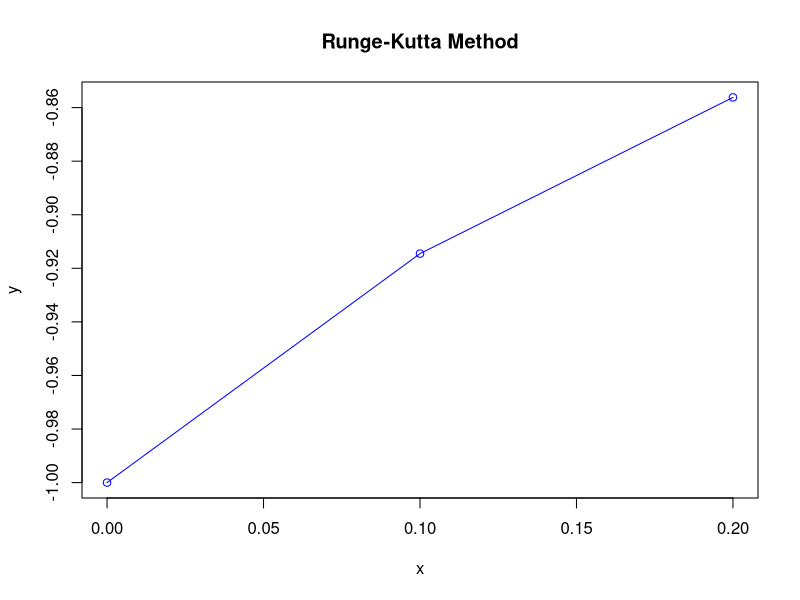

This figure's R source:

f = function(x,y){-2*x-y}
h = 0.1; x0 = 0; y0 = -1
k1 = h*f(x0,y0); k2 = h*f(x0 + 0.5*h, y0 + 0.5*k1)
k3 = h*f(x0 + 0.5*h, y0 + 0.5*k2); k4 = h*f(x0 + h, y0 + k3)
y1 = y0 + (1/6)*(k1 + 2*k2 + 2*k3 + k4)
data.frame(k1,k2,k3,k4,y1)

f = function(x,y){-2*x-y}
h = 0.1; x1 = 0.1; y1 = -0.9145125
k1 = h*f(x1, y1); k2 = h*f(x1 + 0.5*h, y1 + 0.5*k1)
k3 = h*f(x1 + 0.5*h, y1 + 0.5*k2); k4 = h*f(x1 + h, y1 + k3)
y2 = y1 + (1/6)*(k1 + 2*k2 + 2*k3 + k4)
data.frame(k1,k2,k3,k4,y2)



runge_kutta = function(f,x0,y0,xend,h){
  x_vals = seq(x0, xend, by = h)
  y_vals = numeric(length(x_vals))
  y_vals[1] = y0
  
  for (i in 1:(length(x_vals) - 1)) {
    k1 = h*f(x_vals[i], y_vals[i])
    k2 = h*f(x_vals[i] + 0.5*h, y_vals[i] + 0.5*k1)
    k3 = h*f(x_vals[i] + 0.5*h, y_vals[i] + 0.5*k2)
    k4 = h*f(x_vals[i] + h, y_vals[i] + k3)
    y_vals[i+1] = y_vals[i] + (1/6)*(k1 + 2*k2 + 2*k3 + k4)
  }
  return(data.frame(x = x_vals, y = y_vals))
}

# Parameters
x0 = 0
y0 = -1
xend = 0.2
h = 0.1

# Runge-Kutta calculation
results = runge_kutta(f, x0, y0, xend, h)
plot(results$x, results$y, type = 'o', col = 'blue', 
     main = 'Runge-Kutta Method', xlab = 'x', ylab = 'y')


